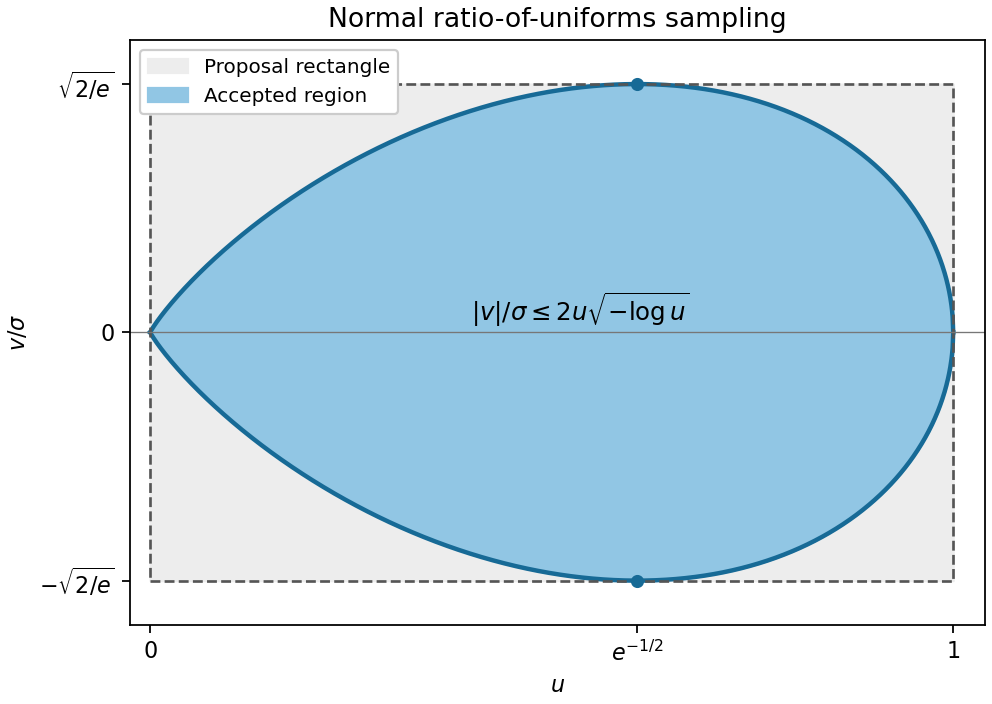

This figure's Python source:
"""Normal ratio-of-uniforms region. Python 3.14; NumPy 2.3.5; Matplotlib 3.10.7.

Run from the desired output directory. Writes paper-40-ratio-of-uniforms.png
in the caller's CWD; honors a caller-supplied MPLCONFIGDIR.
"""
import os
from pathlib import Path
import tempfile

if "MPLCONFIGDIR" not in os.environ:
    cache = Path(tempfile.gettempdir()) / "codex-wiki-matplotlib"
    cache.mkdir(parents=True, exist_ok=True)
    os.environ["MPLCONFIGDIR"] = str(cache)

import matplotlib
matplotlib.use("Agg")
import matplotlib.pyplot as plt
import numpy as np

u = np.linspace(0.000001, 1.0, 1400)
v = 2.0 * u * np.sqrt(-np.log(u))
width = np.sqrt(2.0 / np.e)
peak_u = np.exp(-0.5)
fig, ax = plt.subplots(figsize=(6.2, 4.4), layout="constrained", facecolor="white")
ax.set_facecolor("white")
ax.fill_between(u, -width, width, color="#ededed", label="Proposal rectangle")
ax.fill_between(u, -v, v, color="#91c6e4", label="Accepted region")
ax.plot(u, v, color="#176a96", linewidth=2)
ax.plot(u, -v, color="#176a96", linewidth=2)
ax.plot([0, 1, 1, 0, 0], [-width, -width, width, width, -width],
        color="#555555", linestyle="--", linewidth=1.2)
ax.scatter([peak_u, peak_u], [width, -width], color="#176a96", s=24, zorder=5)
ax.axhline(0, color="#777777", linewidth=0.6)
ax.text(0.40, 0.04, r"$|v|/\sigma \leq 2u\sqrt{-\log u}$", fontsize=11)
ax.set(xlim=(-0.025, 1.04), ylim=(-1.01, 1.01), xlabel=r"$u$",
       ylabel=r"$v/\sigma$", title="Normal ratio-of-uniforms sampling")
ax.set_xticks([0, peak_u, 1], ["0", r"$e^{-1/2}$", "1"])
ax.set_yticks([-width, 0, width], [r"$-\sqrt{2/e}$", "0", r"$\sqrt{2/e}$"])
ax.legend(loc="upper left", framealpha=1, facecolor="white", fontsize=9)
fig.savefig(Path.cwd() / "paper-40-ratio-of-uniforms.png", dpi=160,
            facecolor="white", transparent=False)
plt.close(fig)
